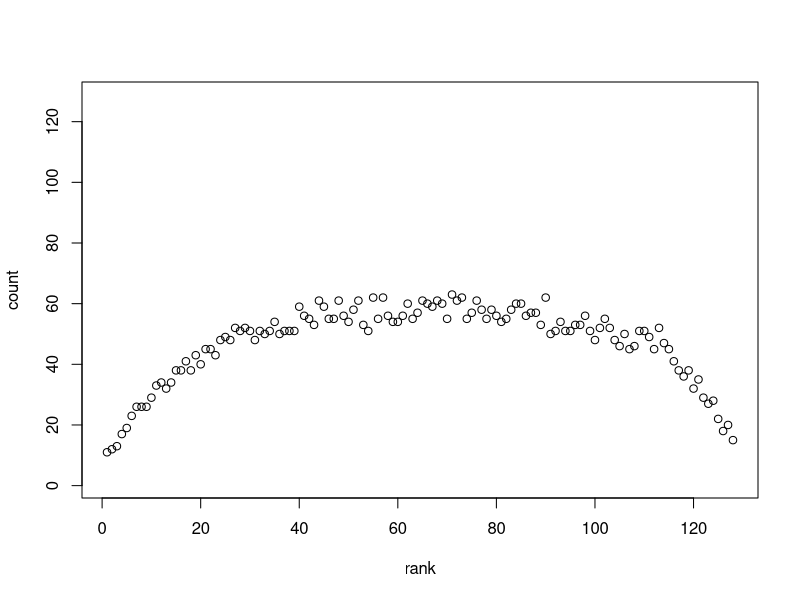

Recreate this plot in R.
library(dplyr)

#tennis explorer website

GS <- c(10,50,100,200,400,800,1300,2000)
GSo <- c()
for(k in length(GS):1){
  GSo <- c(GSo,rep(GS[length(GS)+1-k],2^max(0,(k-2))))
}


n <- 128

players <- 1:n

points <- (1:n)/1000

rankings <- data.frame(players,points)

positions <- 1:n

finalrank <- data.frame(positions)

for(s in 1:2000){
  col <- sample(GSo,n,replace=FALSE)
  rankings <- rankings %>% mutate(points=points+col)
  rankings <- rankings[order(-rankings$points),]
  finalrank <- cbind(finalrank,rankings$players)
}

uq <- 1:n
for(r in 1:nrow(finalrank)){
  uq[r] <- length(unique(unlist(finalrank[r,2:100],use.names = FALSE)))
}

plot(uq,xlab='rank',ylab='count',xlim=c(1,128),ylim=c(1,128))
